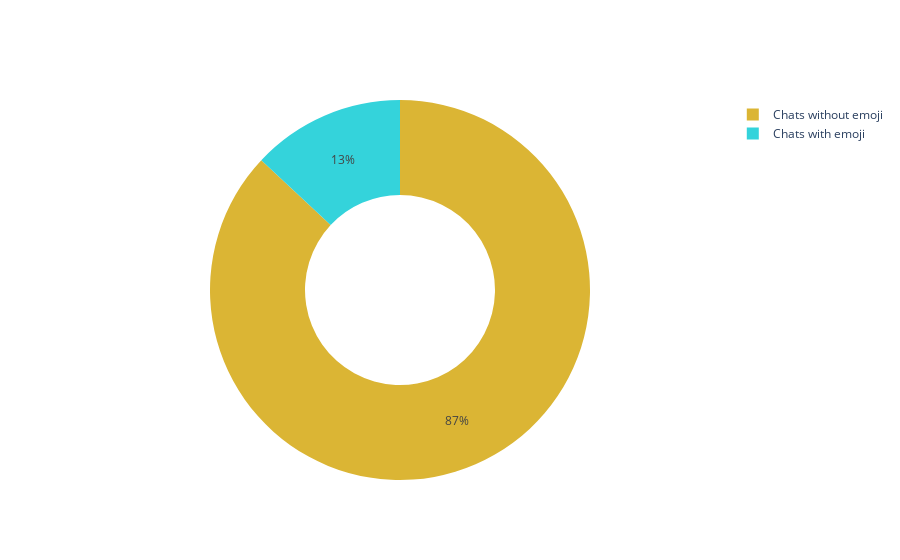

Notebook code for this chart:
### Markdown cell above
### Emojis in Messages

### Code cell
fig = go.Figure(data=go.Pie(labels = ["Chats without emoji", "Chats with emoji"],
                            values = df.assign(is_emoji = df["Emoji"].apply(lambda x: True if x != "" else False)).groupby("is_emoji").count()[["Message"]].reset_index()["Message"],
                            hole = 0.5, 
                            marker = dict(colors=[ "#DBB534", "#34D3DB"])))
fig.update_traces(hoverinfo = "label + value")

### Figure 1 — Plotly figure (JSON) as saved in the notebook; plotly's stock layout.template omitted (floating-point values rounded to 4 significant figures)
{"data": [{"hole": 0.5, "hoverinfo": "label+value", "labels": ["Chats without emoji", "Chats with emoji"], "marker": {"colors": ["#DBB534", "#34D3DB"]}, "type": "pie", "values": [54581, 8173]}], "layout": {}}
